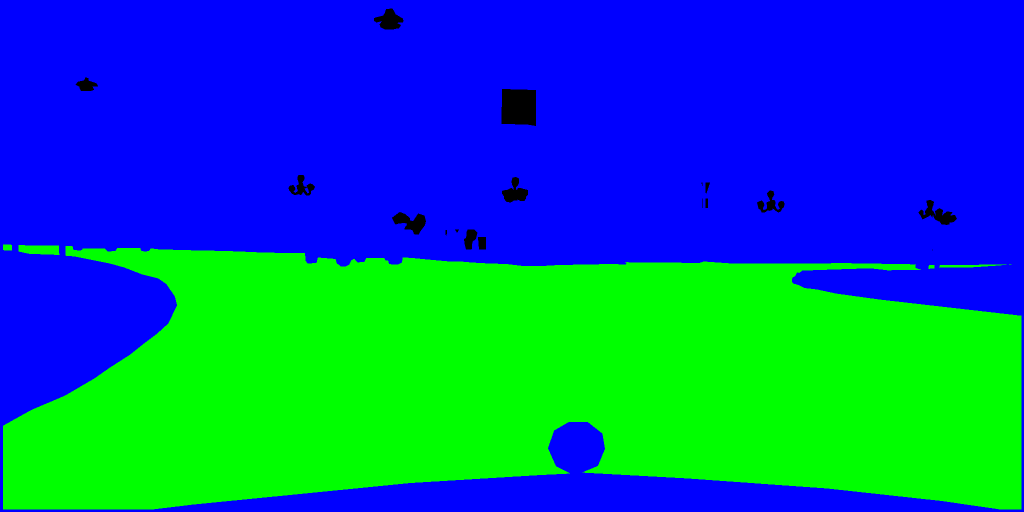
#> input picture testimg/317.png, 2048 x 1024 px, found by its file name (shown at 1/2 size)
$ python rgb2label.py
#> lines starting #> are read from the running program, lines starting #| are printed output that depends on the picture; after the words box and inside, x2 and y2 are one past the last pixel; in counts of white or black regions, pixels touching at a corner belong together
import numpy
from skimage import io
import time


def rgb2label(img, color_codes = None, one_hot_encode=False):
    if color_codes is None:
        color_codes = {val:i for i,val in enumerate(set( tuple(v) for m2d in img for v in m2d ))}
    n_labels = len(color_codes)
    result = np.ndarray(shape=img.shape[:2], dtype=int)
    result[:,:] = -1
    for rgb, idx in color_codes.items():
        result[(img==rgb).all(2)] = idx

    if one_hot_encode:
        one_hot_labels = np.zeros((img.shape[0],img.shape[1],n_labels))
        # one-hot encoding
        for c in range(n_labels):
            one_hot_labels[: , : , c ] = (result == c ).astype(int)
        result = one_hot_labels

    return result, color_codes

color2index = {
        (255, 255, 255) : 0,
        (0,     0, 255) : 1,
        (0,   255, 255) : 2,
        (0,   255,   0) : 3,
        (255, 255,   0) : 4,
        (255,   0,   0) : 5,
        (0,0,0) : 6,
        (1,1,1) : 7,
        (1,2,3) : 8,
        (2,13,19) : 9,
        (4,21,31) :10,
        (7,42,62) : 11,
        (19,22,25) : 12
    }

classlib = {
	(0,0,0) : 0,
	(0,0,255) :1,
	(0,255,0): 2
}

def im2index(im):
    """
    turn a 3 channel RGB image to 1 channel index image
    """
    assert len(im.shape) == 3
    height, width, ch = im.shape
    assert ch == 3
    m_lable = np.zeros((height, width, 1), dtype=np.uint8)
    for w in range(width):
        for h in range(height):
            b, g, r = im[h, w, :]
            m_lable[h, w, :] = classlib[(r, g, b)]
    return m_lable

img = io.imread('/home/novian/term2/dl4ad/repo2/d4dl/testimg/317.png')
#> img is the input picture: shape (1024, 2048, 3); mean R, G, B 0, 100.8, 152.4
#print(img)
#img_labels, color_codes = rgb2label(img)
#print(color_codes)

color_map = numpy.ndarray(shape=(256*256*256), dtype='int32')
color_map[:] = -1
for rgb, idx in classlib.items():
    rgb = rgb[0] * 65536 + rgb[1] * 256 + rgb[2]
    color_map[rgb] = idx

def img_array_to_single_val(image, color_map):
    image = numpy.dot(image,numpy.array([65536, 256, 1], dtype='int32'))
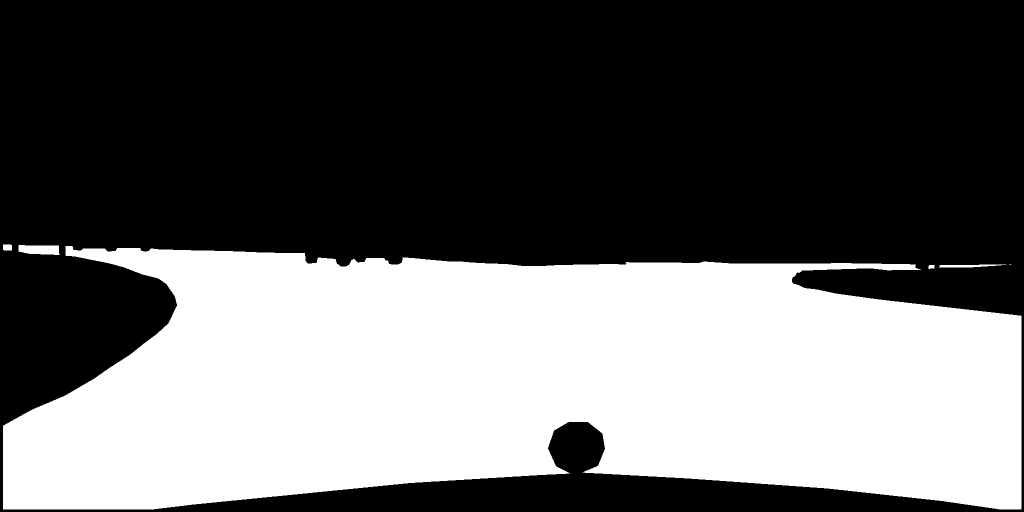
#> image: shape (1024, 2048) int32 (shown at 1/2 size); min 0, max 65280, mean 25946.6; drawn with min black and max white
    return color_map[image]
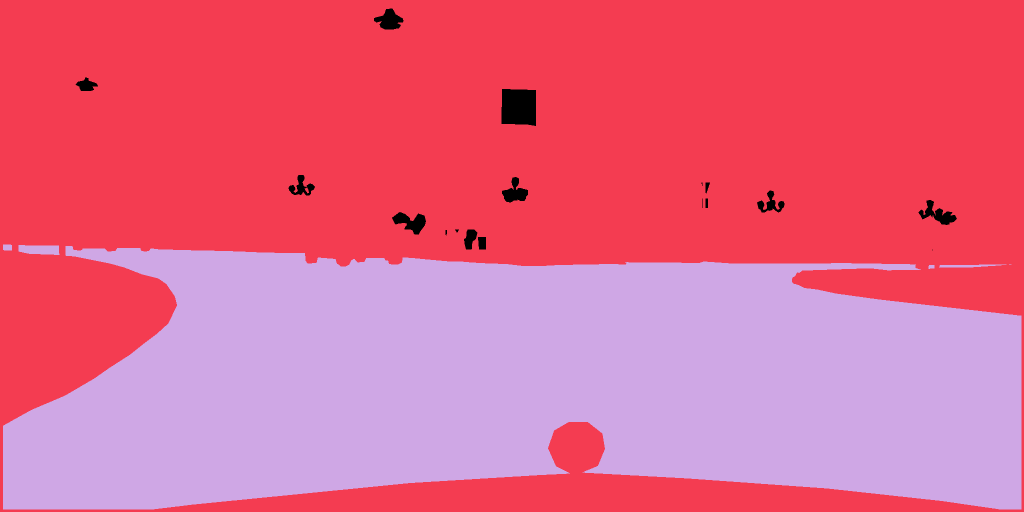
#> returned value: shape (1024, 2048) int32 (shown at 1/2 size); 3 distinct labels, from 0 to 2; one colour per label, 0 black

#imgl = im2index(img)
t = time.time()
imgl = img_array_to_single_val(img,color_map)
print(time.time()-t)
print(imgl)
#> (printed output is left out)
#print(imgl)

$ run again, with testimg/1.png copied over testimg/317.png
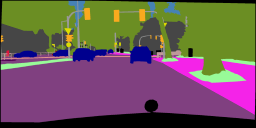
#> input picture testimg/1.png, 256 x 128 px, found by its file name
#> img is the input picture: shape (128, 256, 3); mean R, G, B 108.7, 85.8, 88.3
#> in img_array_to_single_val, `image = numpy.dot(image,numpy.array([65536, 256, 1], dtype='int32'))`:
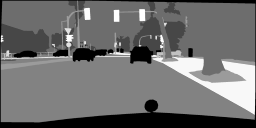
#> image: shape (128, 256) int32; min 0, max 16427550, mean 7147327.1; drawn with min black and max white
#> in img_array_to_single_val, `return color_map[image]`:
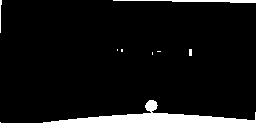
#> returned value: shape (128, 256) int32; values -1 (black) and 0 (white), 9.5% white; 8 white regions (4 under 20 px), largest, box (x1, y1, x2, y2) and area: (0, 100, 256, 128) 2774, (113, 0, 256, 3) 253, (0, 0, 2, 33) 38, (189, 49, 192, 56) 21
#> (printed output is left out)

$ run again, with testimg/2.png copied over testimg/317.png
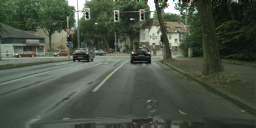
#> input picture testimg/2.png, 256 x 128 px, found by its file name
#> img is the input picture: shape (128, 256, 3); mean R, G, B 74.4, 84.5, 68.9
#> in img_array_to_single_val, `image = numpy.dot(image,numpy.array([65536, 256, 1], dtype='int32'))`:
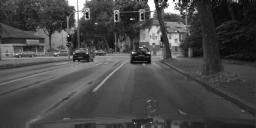
#> image: shape (128, 256) int32; min 132098, max 16777215, mean 4895304.9; drawn with min black and max white
#> (printed output is left out)

$ run again, with testimg/316.png copied over testimg/317.png
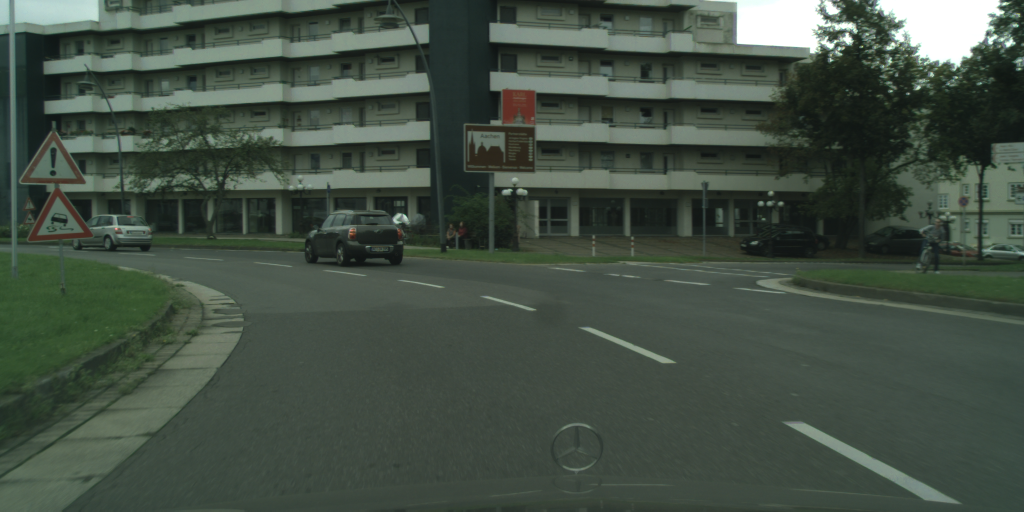
#> input picture testimg/316.png, 2048 x 1024 px, found by its file name (shown at 1/2 size)
#> img is the input picture: shape (1024, 2048, 3); mean R, G, B 66.9, 79.2, 68.1
#> in img_array_to_single_val, `image = numpy.dot(image,numpy.array([65536, 256, 1], dtype='int32'))`:
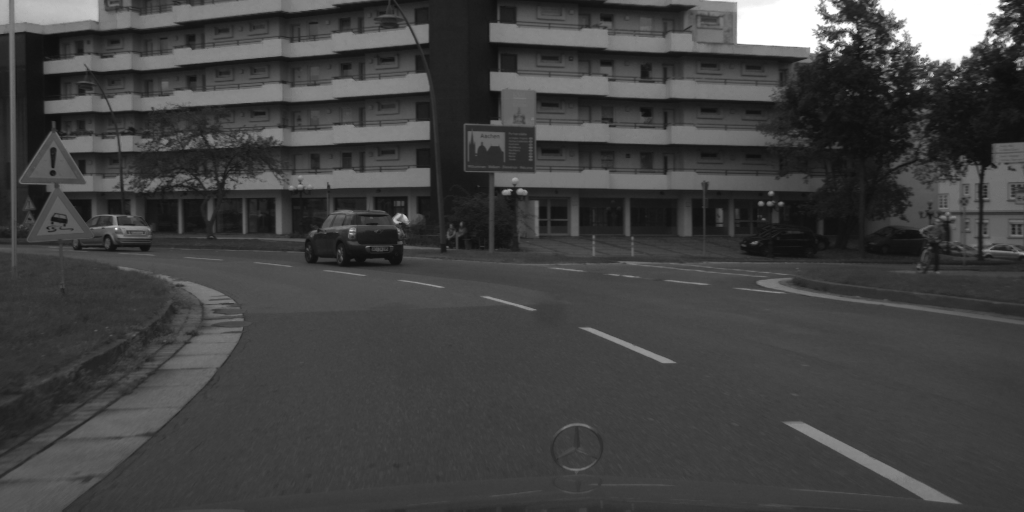
#> image: shape (1024, 2048) int32 (shown at 1/2 size); min 17464, max 16777215, mean 4406667.2; drawn with min black and max white
#> (printed output is left out)
